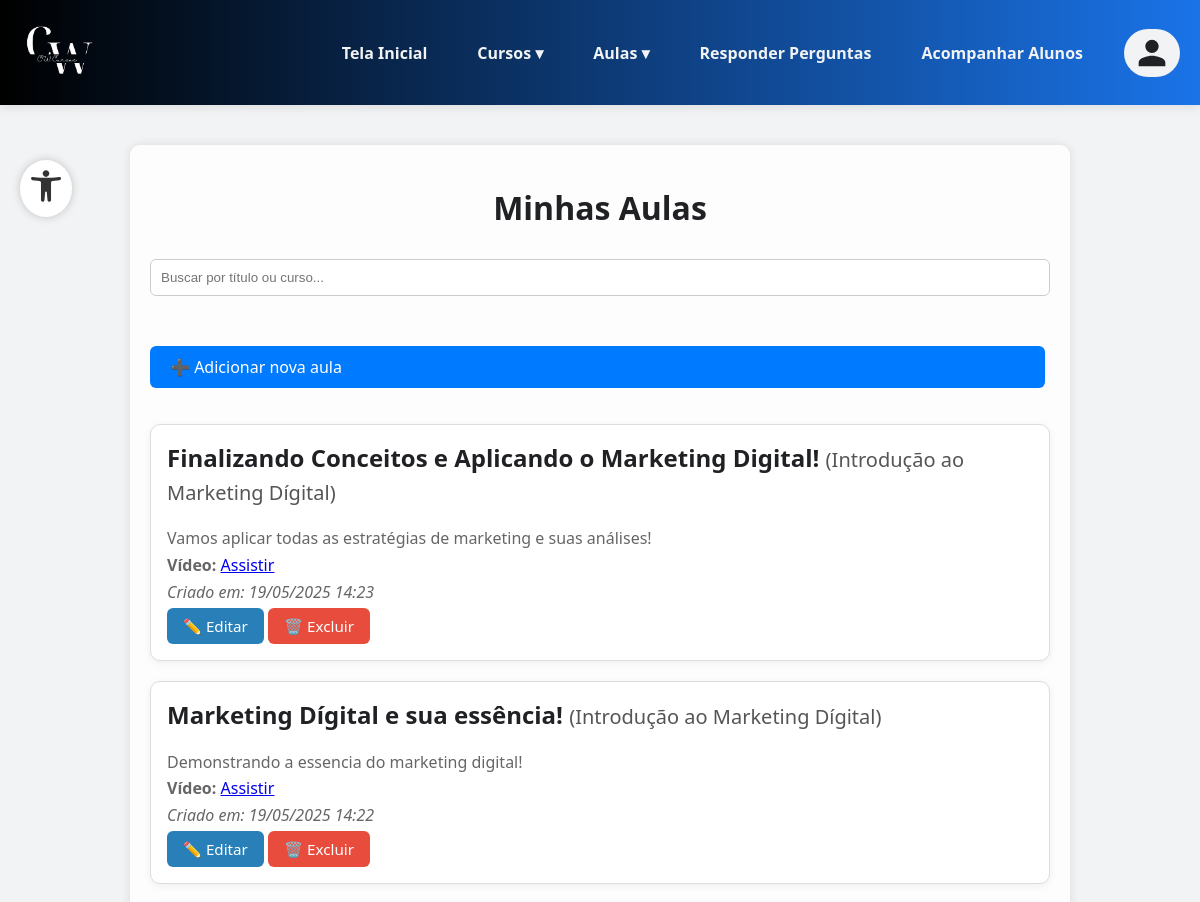
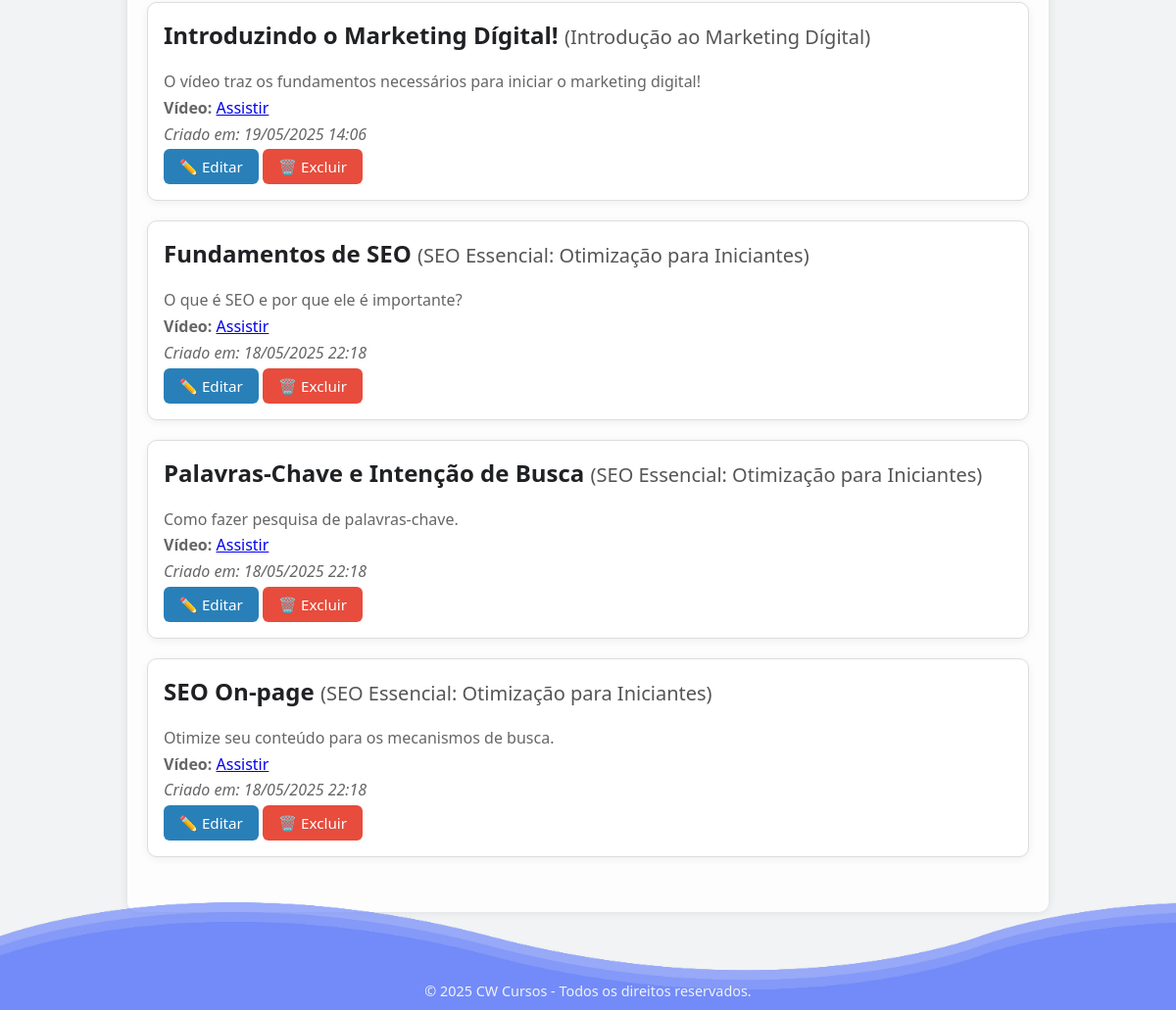
Screenshot of /professor/aulas/minhas_aulas.php (signed in) with the database file from the repository (2 pictures, top to bottom).
### tables this page shows
CREATE TABLE IF NOT EXISTS `aulas` (
  `id` int NOT NULL AUTO_INCREMENT,
  `curso_id` int DEFAULT NULL,
  `titulo` varchar(255) DEFAULT NULL,
  `conteudo` text,
  `video_url` text,
  `criado_em` datetime DEFAULT CURRENT_TIMESTAMP,
  PRIMARY KEY (`id`),
  KEY `curso_id` (`curso_id`)
);

CREATE TABLE IF NOT EXISTS `cursos` (
  `id` int NOT NULL AUTO_INCREMENT,
  `nome` varchar(255) NOT NULL,
  `categoria` enum('Marketing de Afiliados','Marketing de Conteúdo','E-mail Marketing','Social Media','Análise de Marketing','SEO','Tráfego Pago') NOT NULL,
  `descricao` text NOT NULL,
  `imagem` varchar(255) DEFAULT NULL,
  `dificuldade` enum('iniciante','intermediario','avancado') NOT NULL,
  `criado_por_id` int NOT NULL,
  `tipo_criador` enum('administrador','professor') NOT NULL,
  `data_criacao` datetime DEFAULT CURRENT_TIMESTAMP,
  PRIMARY KEY (`id`)
);

### professor/aulas/minhas_aulas.php (the view, shortened to what this page needs)
<?php
require_once '../../funcoes/conexao.php';
$busca = isset($_GET['busca']) ? trim($_GET['busca']) : '';
$sql = "
    SELECT a.id, a.titulo, a.conteudo, a.video_url, a.criado_em, c.nome AS nome_curso
    FROM aulas a
    JOIN cursos c ON a.curso_id = c.id
    WHERE c.criado_por_id = ? AND c.tipo_criador = ?
";
$sql .= " ORDER BY a.criado_em DESC";
$stmt = $conexao->prepare($sql);
if ($busca !== '') {
    $likeBusca = '%' . $busca . '%';
    $stmt->bind_param("isss", $_SESSION['id'], $_SESSION['tipo'], $likeBusca, $likeBusca);
} else {
    $stmt->bind_param("is", $_SESSION['id'], $_SESSION['tipo']);
}
$stmt->execute();
$result = $stmt->get_result();
?>
<!DOCTYPE html>
<html lang="pt-BR">
<head>
    <link rel="stylesheet" href="partials/style.css">
    <link rel="stylesheet" href="css/aulas.css">
</head>
<body>
    <div class="container">
        <h1>Minhas Aulas</h1>
        <form method="GET" class="form-pesquisa" style="margin-bottom: 20px;">
            <div class="pesquisa-aulas">
                <input type="text" id="buscaAulas" name="busca" placeholder="Buscar por título ou curso..." value="<?= htmlspecialchars($busca) ?>">
            </div>
        </form>
        <a href="add_aula.php" class="btn-voltar">➕ Adicionar nova aula</a>
        <?php if ($result->num_rows > 0): ?>
            <ul class="aulas-lista">
                <?php while ($aula = $result->fetch_assoc()): ?>
                    <li class="aula-item">
                        <h2><?= htmlspecialchars($aula['titulo']) ?> <small>(<?= htmlspecialchars($aula['nome_curso']) ?>)</small></h2>
                        <p><?= nl2br(htmlspecialchars($aula['conteudo'])) ?></p>
                        <p><strong>Vídeo:</strong> <a href="<?= htmlspecialchars($aula['video_url']) ?>" target="_blank">Assistir</a></p>
                        <p><em>Criado em: <?= date('d/m/Y H:i', strtotime($aula['criado_em'])) ?></em></p>
                        <div class="acoes-aula">
                            <a href="editar_aula.php?id=<?= $aula['id'] ?>" class="btn-editar">✏️ Editar</a>
                            <a href="funcoes/excluir_aula.php?= $aula['id'] ?>" class="btn-excluir" onclick="return confirm('Tem certeza que deseja excluir esta aula?');">🗑️ Excluir</a>
                        </div>
                    </li>
                <?php endwhile; ?>
            </ul>
        <?php else: ?>
            <p>Nenhuma aula encontrada.</p>
        <?php endif; ?>
    </div>
</body>
</html>

### professor/aulas/partials/style.css (style rules this page uses)
:root { --azul: #1A73E8; --cinza-claro: #F1F3F4; --cinza-escuro: #202124; --amarelo: #FFB400; }
html, body { height: 100%; margin: 0; display: flex; flex-direction: column; }
body { font-family: 'Segoe UI', Tahoma, Geneva, Verdana, sans-serif; background-color: var(--cinza-claro); color: var(--cinza-escuro); }
.container { flex: 1; display: flex; flex-direction: column; max-width: 1200px; margin: 0 auto; margin-bottom: 3rem; padding: 2rem; }

### professor/aulas/css/aulas.css (style rules this page uses)
.container { max-width: 900px; margin: 40px auto; padding: 20px; background: #fdfdfd; box-shadow: 0 0 10px rgba(0, 0, 0, 0.1); border-radius: 10px; }
h1 { text-align: center; margin-bottom: 30px; }
.btn-voltar, .btn-padrao { display: inline-block; padding: 10px 20px; margin: 10px 5px 20px 0; background-color: #007bff; color: white; text-decoration: none; border-radius: 6px; transition: background-color 0.3s ease; }
.pesquisa-aulas { display: flex; justify-content: space-between; margin-bottom: 20px; gap: 10px; }
.pesquisa-aulas input { flex: 1; padding: 10px; border: 1px solid #ccc; border-radius: 6px; }
.aulas-lista { list-style: none; padding: 0; }
.aula-item { border: 1px solid #ddd; padding: 15px 20px; margin-bottom: 20px; border-radius: 8px; background: #fff; position: relative; }
.aula-item h2 { margin-top: 0; }
.aula-item small { font-weight: normal; color: #555; }
.aula-item p { margin: 8px 0; }
.aula-item { background-color: #fff; border: 1px solid #ddd; border-radius: 10px; padding: 1rem; box-shadow: 0 2px 8px rgba(0,0,0,0.06); transition: transform 0.2s ease; }
.aula-item p { margin: 0.3rem 0; color: #666; }
.aula-item .btn-editar, .aula-item .btn-excluir { display: inline-block; padding: 0.5rem 1rem; font-size: 0.95rem; border: none; border-radius: 6px; cursor: pointer; text-align: center; text-decoration: none; color: #fff; transition: background-color 0.3s ease; }
.btn-editar { background-color: #2980b9; }
.btn-excluir { background-color: #e74c3c; }

### rows the page displays
aulas: titulo "Finalizando Conceitos e Aplicando o Marketing Digital!", curso.nome "Introdução ao Marketing Dígital", conteudo "Vamos aplicar todas as estratégias de marketing e suas análises!", criado_em "19/05/2025 14:23"
aulas: titulo "Marketing Dígital e sua essência!", curso.nome "Introdução ao Marketing Dígital", conteudo "Demonstrando a essencia do marketing digital!", criado_em "19/05/2025 14:22"
aulas: titulo "Introduzindo o Marketing Dígital!", curso.nome "Introdução ao Marketing Dígital", conteudo "O vídeo traz os fundamentos necessários para iniciar o marketing digital!", criado_em "19/05/2025 14:06"
aulas: titulo "Fundamentos de SEO", curso.nome "SEO Essencial: Otimização para Iniciantes", conteudo "O que é SEO e por que ele é importante?", criado_em "18/05/2025 22:18"
aulas: titulo "Palavras-Chave e Intenção de Busca", curso.nome "SEO Essencial: Otimização para Iniciantes", conteudo "Como fazer pesquisa de palavras-chave.", criado_em "18/05/2025 22:18"
aulas: titulo "SEO On-page", curso.nome "SEO Essencial: Otimização para Iniciantes", conteudo "Otimize seu conteúdo para os mecanismos de busca.", criado_em "18/05/2025 22:18"
